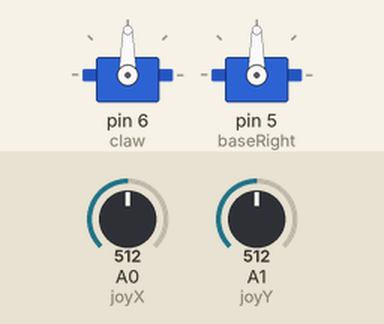
A sketch run on a simulated Arduino Uno, built with avr-gcc and run on an emulated ATmega328P. Parts: 2 × servo. The test bench sets the inputs (shaded band); at power-on: A0 (joyX) = 512, A1 (joyY) = 512.

Above: at 1.2 s.
1.3 s: A0 (joyX) set to 716
At 2.5 s:
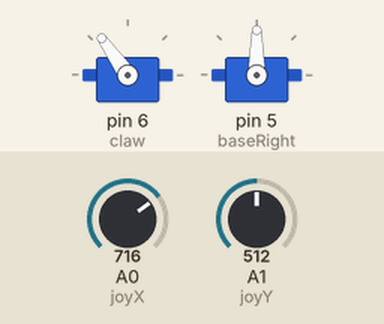
2.8 s: A1 (joyY) set to 716
At 4.0 s:
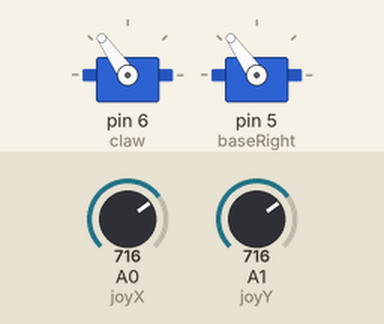
4.3 s: A0 (joyX) set to 900
At 5.5 s:
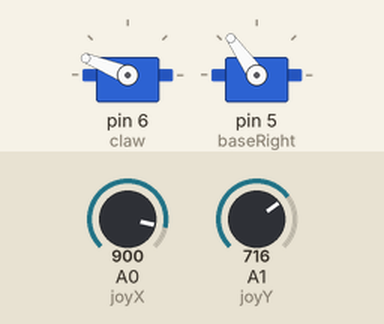
5.8 s: A1 (joyY) set to 900
At 7.0 s:
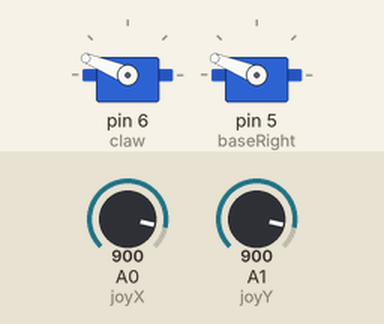
7.3 s: A0 (joyX) set to 1023
At 8.5 s:
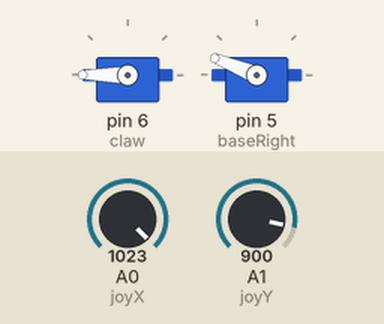
8.8 s: A1 (joyY) set to 1023
At 10.0 s:
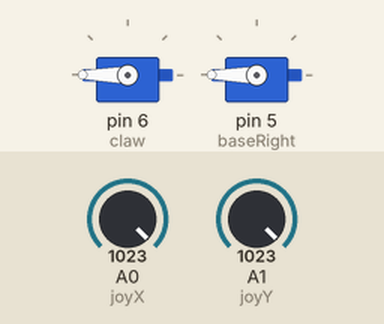
Timing chart, 0 to 11.3 s (numbered marks = the images above; inputs shaded):
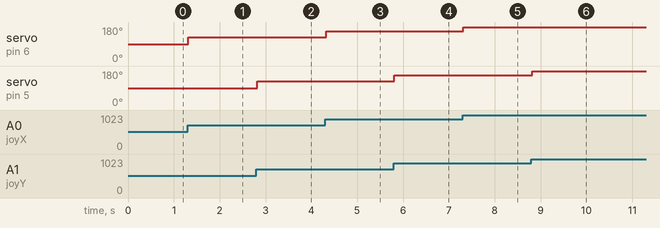

The sketch:

main.ino
```cpp
#include <Servo.h>

Servo claw, baseRight;

int joyX = 0;
int joyY = 1;
int joyVal;

void setup() {
  claw.attach(6);
  baseRight.attach(5);
}

void loop() {
  joyVal = analogRead(joyX);
  joyVal = map(joyVal, 0, 1023, 0, 180);
  claw.write(joyVal);
  delay(15);

  joyVal = analogRead(joyY);
  joyVal = map(joyVal, 0, 1023, 0, 180);
  baseRight.write(joyVal);
  delay(15);
}
```

Measured:
- after the input at 1.3 s, servo on pin 6 (claw): 90° → 125° at once
- after the input at 2.8 s, servo on pin 5 (baseRight): 90° → 125° at once
- after the input at 4.3 s, servo on pin 6 (claw): 125° → 158° at once
- after the input at 5.8 s, servo on pin 5 (baseRight): 125° → 158° at once
- after the input at 7.3 s, servo on pin 6 (claw): 158° → 180° at once
- after the input at 8.8 s, servo on pin 5 (baseRight): 158° → 180° at once
